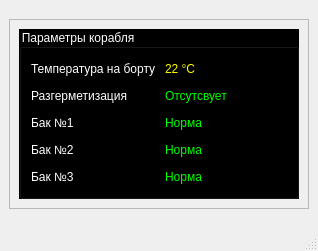
<?xml version="1.0" encoding="UTF-8"?>
<ui version="4.0">
 <class>MainWindow</class>
 <widget class="QMainWindow" name="MainWindow">
  <property name="geometry">
   <rect>
    <x>0</x>
    <y>0</y>
    <width>318</width>
    <height>251</height>
   </rect>
  </property>
  <property name="windowTitle">
   <string>MainWindow</string>
  </property>
  <widget class="QWidget" name="centralwidget">
   <layout class="QVBoxLayout" name="verticalLayout_2">
    <item>
     <widget class="QFrame" name="frame">
      <property name="sizePolicy">
       <sizepolicy hsizetype="Preferred" vsizetype="Preferred">
        <horstretch>0</horstretch>
        <verstretch>0</verstretch>
       </sizepolicy>
      </property>
      <property name="minimumSize">
       <size>
        <width>300</width>
        <height>190</height>
       </size>
      </property>
      <property name="maximumSize">
       <size>
        <width>300</width>
        <height>190</height>
       </size>
      </property>
      <property name="frameShape">
       <enum>QFrame::Shape::StyledPanel</enum>
      </property>
      <property name="frameShadow">
       <enum>QFrame::Shadow::Raised</enum>
      </property>
      <layout class="QVBoxLayout" name="verticalLayout_3">
       <item>
        <widget class="QGroupBox" name="groupBox">
         <property name="styleSheet">
          <string notr="true">background-color: rgb(0, 0, 0);
color: rgb(255, 255, 255);</string>
         </property>
         <property name="title">
          <string>Параметры корабля</string>
         </property>
         <layout class="QVBoxLayout" name="verticalLayout">
          <item>
           <layout class="QFormLayout" name="formLayout">
            <item row="0" column="0">
             <widget class="QLabel" name="Label">
              <property name="styleSheet">
               <string notr="true">color: rgb(255, 255, 255);</string>
              </property>
              <property name="text">
               <string>Температура на борту</string>
              </property>
             </widget>
            </item>
            <item row="0" column="1">
             <widget class="QLineEdit" name="LineEdit">
              <property name="styleSheet">
               <string notr="true">color: rgb(255, 255, 0)</string>
              </property>
              <property name="text">
               <string>22 °С</string>
              </property>
             </widget>
            </item>
            <item row="1" column="0">
             <widget class="QLabel" name="Label_2">
              <property name="styleSheet">
               <string notr="true">color: rgb(255, 255, 255);</string>
              </property>
              <property name="text">
               <string>Разгерметизация</string>
              </property>
             </widget>
            </item>
            <item row="1" column="1">
             <widget class="QLineEdit" name="LineEdit_2">
              <property name="styleSheet">
               <string notr="true">color: rgb(0, 255, 0)</string>
              </property>
              <property name="text">
               <string>Отсутсвует</string>
              </property>
             </widget>
            </item>
            <item row="2" column="0">
             <widget class="QLabel" name="1Label">
              <property name="styleSheet">
               <string notr="true">color: rgb(255, 255, 255);</string>
              </property>
              <property name="text">
               <string>Бак №1</string>
              </property>
             </widget>
            </item>
            <item row="2" column="1">
             <widget class="QLineEdit" name="1LineEdit">
              <property name="styleSheet">
               <string notr="true">color: rgb(0, 255, 0)</string>
              </property>
              <property name="text">
               <string>Норма</string>
              </property>
             </widget>
            </item>
            <item row="3" column="0">
             <widget class="QLabel" name="2Label">
              <property name="styleSheet">
               <string notr="true">color: rgb(255, 255, 255);</string>
              </property>
              <property name="text">
               <string>Бак №2</string>
              </property>
             </widget>
            </item>
            <item row="3" column="1">
             <widget class="QLineEdit" name="2LineEdit">
              <property name="styleSheet">
               <string notr="true">color: rgb(0, 255, 0)</string>
              </property>
              <property name="text">
               <string>Норма</string>
              </property>
             </widget>
            </item>
            <item row="4" column="0">
             <widget class="QLabel" name="3Label">
              <property name="styleSheet">
               <string notr="true">color: rgb(255, 255, 255);
</string>
              </property>
              <property name="text">
               <string>Бак №3</string>
              </property>
             </widget>
            </item>
            <item row="4" column="1">
             <widget class="QLineEdit" name="3LineEdit">
              <property name="styleSheet">
               <string notr="true">color: rgb(0, 255, 0)</string>
              </property>
              <property name="text">
               <string>Норма</string>
              </property>
             </widget>
            </item>
           </layout>
          </item>
         </layout>
        </widget>
       </item>
      </layout>
     </widget>
    </item>
   </layout>
  </widget>
  <widget class="QMenuBar" name="menubar">
   <property name="geometry">
    <rect>
     <x>0</x>
     <y>0</y>
     <width>318</width>
     <height>22</height>
    </rect>
   </property>
  </widget>
  <widget class="QStatusBar" name="statusbar"/>
 </widget>
 <resources/>
 <connections/>
</ui>
